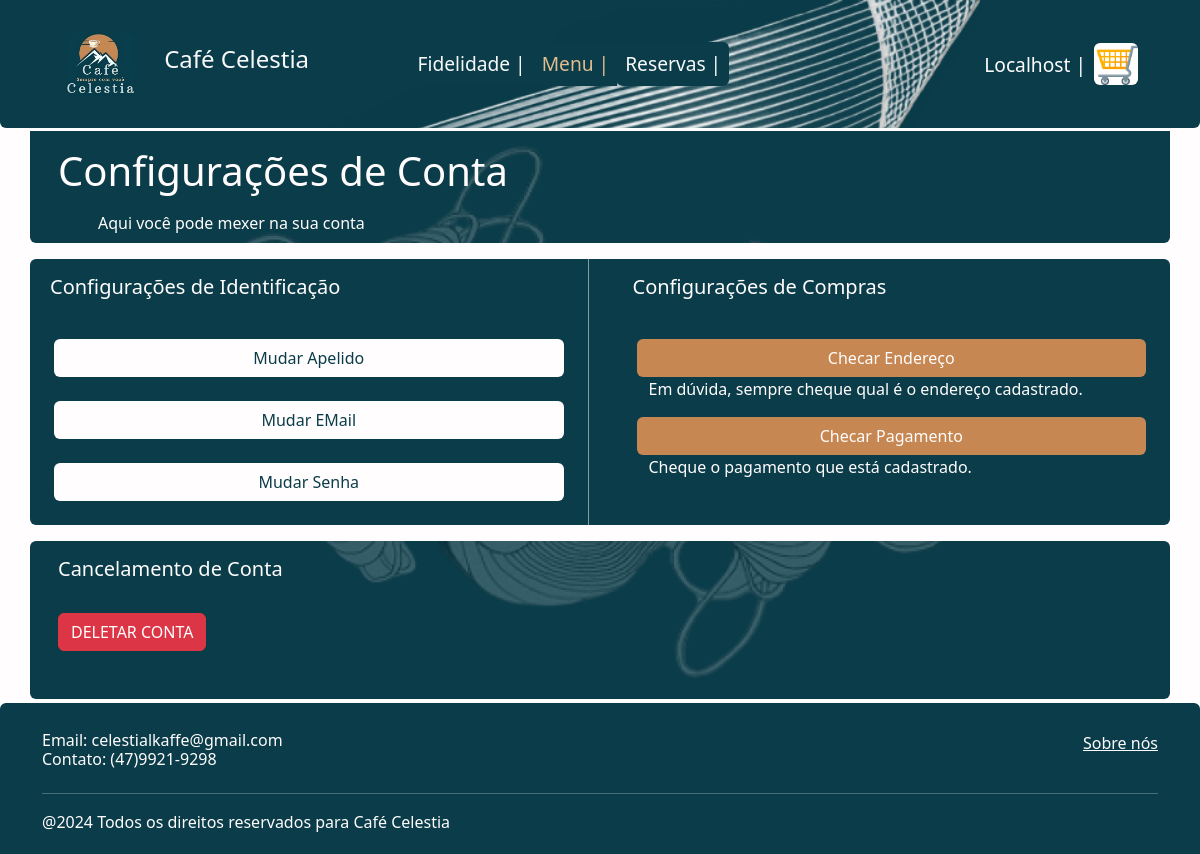
Page /home/configuracoes/ (signed in) on the earlier database version.
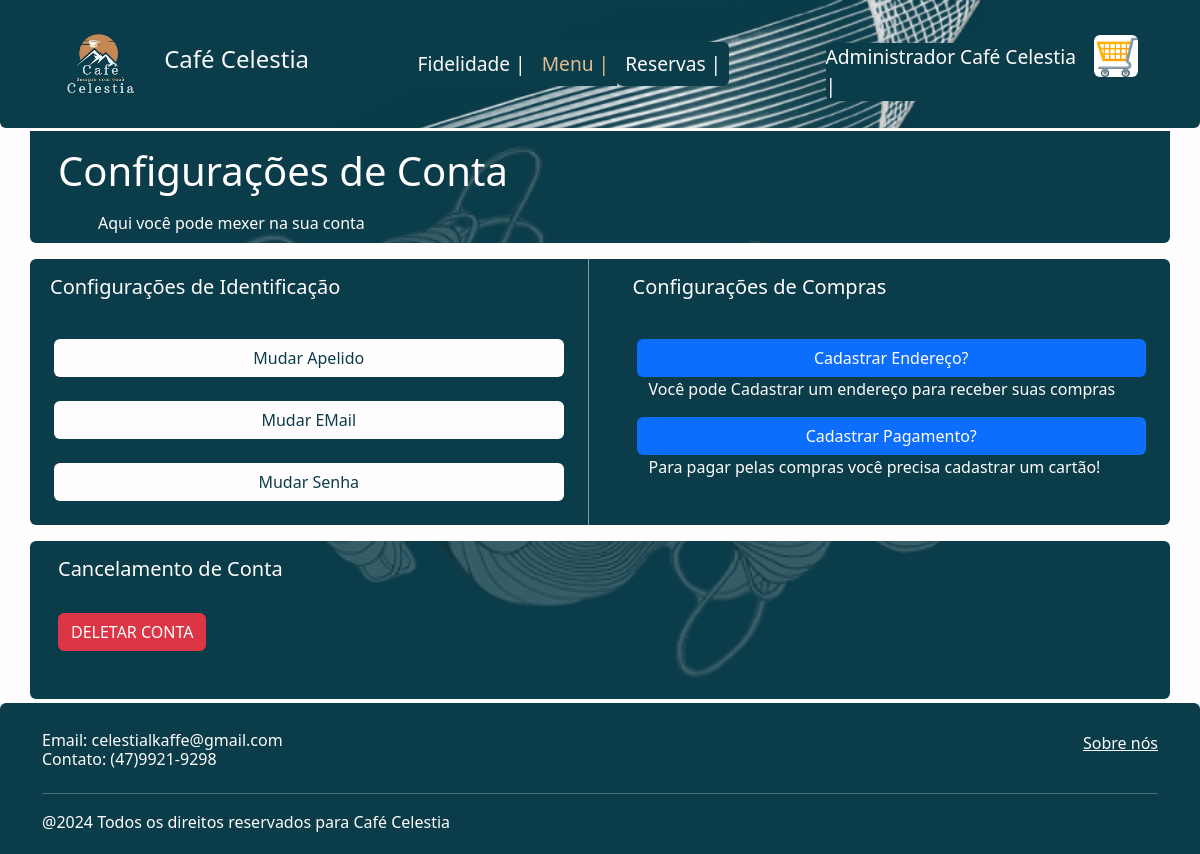
Same page on the later database version.
### app/models.py (models this page shows)
class Usuario(db.Model, UserMixin):
    id = db.Column(db.Integer, primary_key=True)
    usuario = db.Column(db.String, nullable=False)
    email = db.Column(db.String, nullable=False, unique=True)
    senha = db.Column(db.String, nullable=False)
    celestianus = db.Column(db.Integer, default=0)
    adm = db.Column(db.Boolean, default=0)
    status = db.Column(db.String, nullable=True)           #status string, tipo se o cara faz merda

### app/views.py (the view)
@app.route('/home/configuracoes/') # |INACABADO|
@login_required
def ConfigUser():
    useratual = current_user
    pega_endereco = Endereco.query.filter_by(id_usuario=useratual.id).first()
    pega_cartao = Pagamento.query.filter_by(id_usuario=useratual.id).first()
    return render_template('configs.html', useratual = useratual, pega_endereco=pega_endereco, pega_cartao=pega_cartao)

### app/views.py (called while the page is built)
@login_manager.user_loader #|PRONTO|
def load_user(usuario_id):
    return Usuario.query.get(int(usuario_id))

### app/templates/configs.html (shortened to what this page needs)
{% extends 'base.html' %}
    {% block BlockConteudo %}
    <div style="background-color: #FFFDFD;">
      <div style="height: 3px;"></div>
      <div class="container rounded-bottom " style="background-color: #0B3C49; color:#FFFDFD;">
        <div style=" background-position: top ;background-size: cover ; background-image: url({{url_for('static',filename='img/image3.png')}});">
          <div class="row p-2"></div>
          <h1 class=" ms-3"> Configurações de Conta</h1>
          <p class="ms-5 p-2">Aqui você pode mexer na sua conta</p>
        </div>
      </div>
      <div class="container rounded" style="background-color: #0B3C49; color:#FFFDFD">
        <div class="row">
            <div class="col-md">
              <h5 class="mt-2 p-2">Configurações de Identificação</h5>
                <div class="p-4">
                  <div class="row ">
                    <a href="{{url_for('trocapelido')}}" class="btn " style="background-color: #FFFDFD; color: #0B3C49;">Mudar Apelido</a>
                  </div>
                  <div class="row mt-4">
                    <a href="{{url_for('trocaemail')}}" class="btn " style="background-color: #FFFDFD; color: #0B3C49">Mudar EMail</a>
                  </div>
                  <div class="row mt-4">
                    <a href="{{url_for('trocasenha')}}" class="btn" style="background-color: #FFFDFD; color: #0B3C49;">Mudar Senha</a>
                  </div>
                </div>
              </div>
              <div style="width: 1px; border-left: 1px solid; color: rgb(255, 253, 253,0.5);"></div>
          <div class="col-md">
            <h5 class="mt-2 p-2">Configurações de Compras</h5>
            <div class="p-4">
              <div class="row ">
                {% if pega_endereco != None %}
                <a class="btn" style="background-color: #C78752; color: #FFFDFD;" href="{{url_for('CheckEnd', id_endereco=pega_endereco.id)}}">Checar Endereço</a>
                  <p>Em dúvida, sempre cheque qual é o endereço cadastrado.</p>
                {% else %}
                <a class="btn bg-primary" style="background-color: #C78752; color: #FFFDFD;" href="{{url_for('CepPage')}}">Cadastrar Endereço?</a>
                  <p>Você pode Cadastrar um endereço para receber suas compras</p>
                  {% endif %}
                </div>
              <div class="row">
                {% if pega_cartao != None %}
                <a class="btn" style="background-color: #C78752; color: #FFFDFD;" href="{{url_for('CheckPag', id_cartao=pega_cartao.id)}}">Checar Pagamento</a>
                <p>Cheque o pagamento que está cadastrado.</p>
                {% else %}
                  <a class="btn bg-primary" style="background-color: #C78752; color: #FFFDFD;" href="{{url_for('CartaoPage')}}">Cadastrar Pagamento?</a>
                  <p>Para pagar pelas compras você precisa cadastrar um cartão!</p>
                  {% endif %}
                </div>
          </div>
          </div>
        </div>
      </div>
      <div class="container rounded" style="background-color: #0B3C49; color:#FFFDFD; background-position: bottom ;background-size: cover ; background-image: url({{url_for('static',filename='img/image3.png')}});">
          <h5 class=" mt-3 p-3">Cancelamento de Conta</h5>
        <button type="button" class="btn btn-danger mt-2 ms-3" data-bs-toggle="modal" data-bs-target="#delconta">DELETAR CONTA</button>
        <div class="row p-4"></div>
      </div>
    </div>
    {% include 'naverodapé.html' %}
    {% endblock %}

### app/templates/nave.html (shortened to what this page needs)
<nav class="navbar navbar-expand-lg rounded-bottom" style="background-color: #0B3C49;background-size: cover; background-image: url({{url_for('static',filename='img/DecorNave.webp')}});">
  <div class="container-fluid container">
      <div class="justify-content-center p-4">
          <a href="{{url_for('HomePage')}}"><img class="rounded image" src="{{url_for('static',filename='img/CaffeLogo.jfif')}}" alt="Logo Nossa" width="70" height="64"  ></a>
              <a class="navbar-brand text-light p-4" href="{{url_for('HomePage')}}" style="font-size:x-large;">Café Celestia</a>
      </div>
    <div class="collapse navbar-collapse" id="navbarNav" style="font-size: larger;">
      <div class="container-fluid d-flex justify-content-center">
          <ul class="navbar-nav">
          <li class="nav-item rounded" style="background-color: #0B3C49;">
              <a class="nav-link text-light" aria-current="page" href="{{url_for('FidelidadePage')}}">Fidelidade |</a>
          </li>
          <li class="nav-item " style="background-color: #0B3C49;">
              <a class="nav-link active"  href="{{url_for('MenuPage')}}" style="color: #DEBD90">Menu |</a>
          </li>
          <li class="nav-item rounded " style="background-color: #0B3C49;">
              <a class="nav-link text-light" href="{{url_for('ReservasPage')}}">Reservas |</a>
          </li>
      </ul>
      </div>
      <div class="container-fluid d-flex justify-content-end">
          <ul class="navbar-nav">
            <li class="nav-item p-4" > </li>
            {% if current_user.is_authenticated %}
            <a href="{{url_for('HomePage')}}" class="mt-3 rounded text-decoration-none"style="color: #FFFDFD; background-color:#0B3C49;">{{useratual.usuario}} |</a>
            {% else %}
            <a class="mt-3 rounded "style="color: #DEBD90;background-color: #0B3C49;" href="{{url_for('LoginPage')}}">Faça seu Login</a>
            {% endif %}
          <li class="nav-item">
            <a type="button" class="rounded p-2"  style="color: #FFFDFD;" href="{{url_for('CartPage')}}">
              <img class = "rounded" src="{{url_for('static',filename='img/shopping_cart.png')}}" alt="LogoCaffe" width="44" height="42" class="d-inline-block align-text-top" ></img>
            </a>
          </li>
          </ul>
      </div>
    </div>
  </div>
</nav>

Differences in the rows shown:
changed Usuario: usuario "Localhost" → "Administrador Café Celestia"
Other differences:
text no longer shown: "Checar Endereço Em dúvida, sempre cheque qual é o endereço cadastrado. Checar Pagamento Cheque o pagamento que está cadastrado."
text now shown: "Cadastrar Endereço? Você pode Cadastrar um endereço para receber suas compras Cadastrar Pagamento? Para pagar pelas compras você precisa cadastrar um cartão!"
